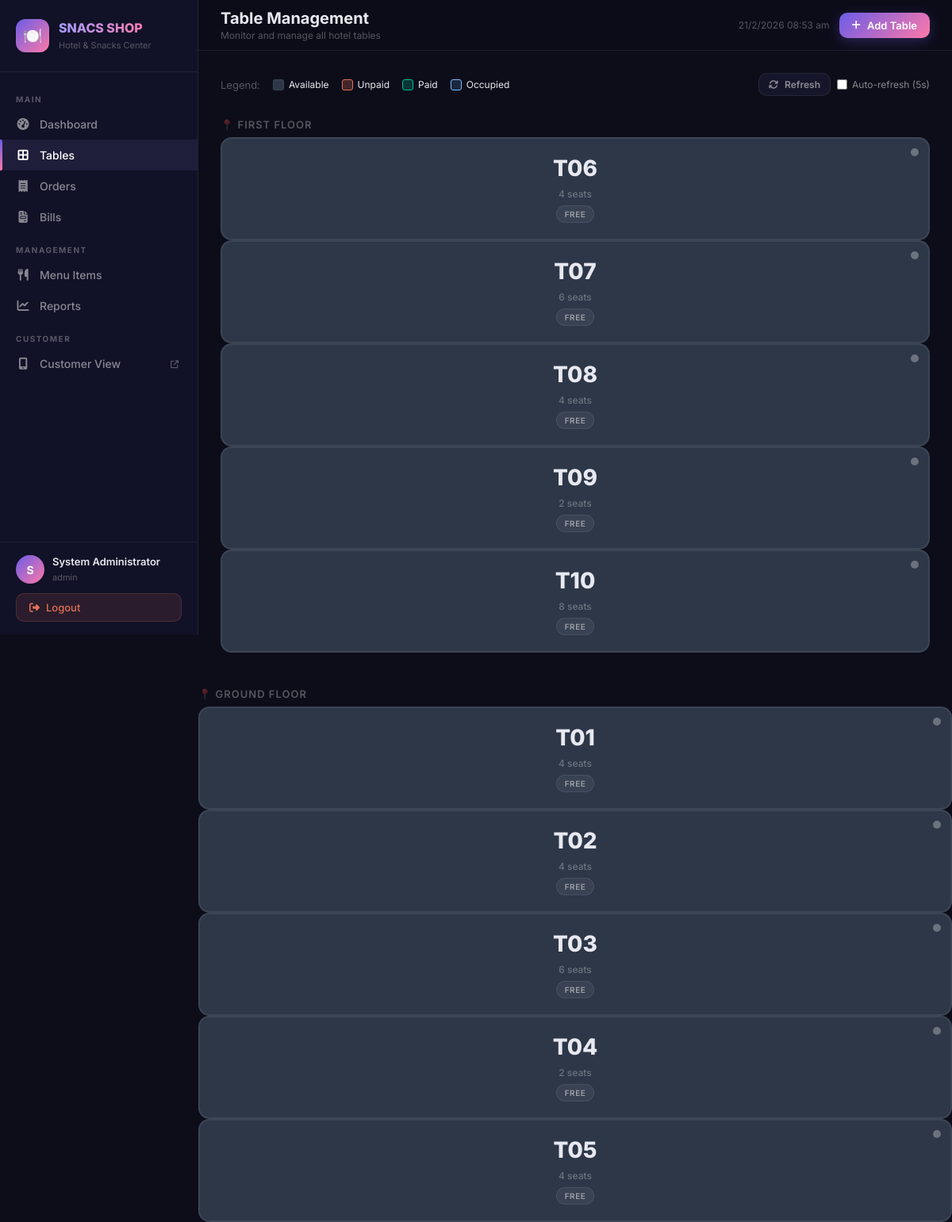
Screenshot of /admin/tables.php (signed in) with the database file from the repository.
### tables this page shows
CREATE TABLE `tables` (
  `id` INT(11) NOT NULL AUTO_INCREMENT,
  `table_number` VARCHAR(20) NOT NULL,
  `capacity` INT(11) NOT NULL DEFAULT 4,
  `status` ENUM('available','occupied','reserved') NOT NULL DEFAULT 'available',
  `floor` VARCHAR(50) DEFAULT 'Ground Floor',
  `is_active` TINYINT(1) NOT NULL DEFAULT 1,
  `created_at` TIMESTAMP NOT NULL DEFAULT CURRENT_TIMESTAMP,
  PRIMARY KEY (`id`),
  UNIQUE KEY `table_number` (`table_number`)
);

### config/database.php (called while the page is built, shortened)
<?php
class Database {
    private static $instance = null;
    private $pdo;
    private function __construct() {
        $dsn = "mysql:host=" . DB_HOST . ";dbname=" . DB_NAME . ";charset=" . DB_CHARSET;
        $options = [
            PDO::ATTR_ERRMODE            => PDO::ERRMODE_EXCEPTION,
            PDO::ATTR_DEFAULT_FETCH_MODE => PDO::FETCH_ASSOC,
            PDO::ATTR_EMULATE_PREPARES   => false,
        ];
        try {
            $this->pdo = new PDO($dsn, DB_USER, DB_PASS, $options);
        } catch (PDOException $e) {
            die(json_encode(['error' => 'Database connection failed: ' . $e->getMessage()]));
        }
    }
    public static function getInstance() {
        if (self::$instance === null) {
            self::$instance = new self();
        }
        return self::$instance;
    }
    public function query($sql, $params = []) {
        $stmt = $this->pdo->prepare($sql);
        $stmt->execute($params);
        return $stmt;
    }
    public function fetchAll($sql, $params = []) {
        return $this->query($sql, $params)->fetchAll();
    }
}
function db() {
    return Database::getInstance();
}

### admin/tables.php (the view, shortened to what this page needs)
<?php
$topbarActions = '<a href="javascript:void(0)" onclick="openAddTableModal()" class="topbar-btn btn-primary"><i class="fa fa-plus"></i> Add Table</a>';
$tables = db()->fetchAll("
    SELECT t.*,
           b.id as bill_id,
           b.bill_number,
           b.payment_status,
           b.total_amount,
           b.customer_name,
           b.customer_mobile,
           o.id as order_id,
           o.order_number,
           (SELECT COUNT(*) FROM order_items oi WHERE oi.order_id = o.id) as item_count
    FROM tables t
    LEFT JOIN bills b ON t.id = b.table_id AND b.payment_status IN ('initiated','pending')
    LEFT JOIN orders o ON b.order_id = o.id
    WHERE t.is_active = 1
    ORDER BY t.floor, t.table_number
");
include __DIR__ . '/partials/header.php';
?>
<div style="display:flex;gap:16px;align-items:center;margin-bottom:20px;flex-wrap:wrap">
    <span style="font-size:13px;color:var(--text-muted)">Legend:</span>
    <span style="display:flex;align-items:center;gap:6px;font-size:12px"><span style="width:14px;height:14px;border-radius:3px;background:var(--table-available);border:1px solid var(--border);display:inline-block"></span>Available</span>
    <span style="display:flex;align-items:center;gap:6px;font-size:12px"><span style="width:14px;height:14px;border-radius:3px;background:rgba(225,112,85,0.25);border:1px solid var(--danger);display:inline-block"></span>Unpaid</span>
    <span style="display:flex;align-items:center;gap:6px;font-size:12px"><span style="width:14px;height:14px;border-radius:3px;background:rgba(0,184,148,0.25);border:1px solid var(--success);display:inline-block"></span>Paid</span>
    <span style="display:flex;align-items:center;gap:6px;font-size:12px"><span style="width:14px;height:14px;border-radius:3px;background:rgba(116,185,255,0.15);border:1px solid var(--info);display:inline-block"></span>Occupied</span>
    <div style="margin-left:auto;display:flex;gap:8px">
        <button class="topbar-btn btn-secondary btn-sm" onclick="autoRefreshTables()"><i class="fa fa-arrows-rotate"></i> Refresh</button>
        <label style="display:flex;align-items:center;gap:6px;font-size:12px;cursor:pointer;color:var(--text-secondary)">
            <input type="checkbox" id="autoRefresh" onchange="toggleAutoRefresh(this.checked)" style="accent-color:var(--primary)"> Auto-refresh (5s)
        </label>
    </div>
</div>
<div class="tables-grid" id="tablesGrid">
<?php
$currentFloor = '';
foreach ($tables as $t):
    if ($t['floor'] !== $currentFloor) {
        $currentFloor = $t['floor'];
?>
</div>
<div style="grid-column:1/-1;margin-bottom:8px;margin-top:<?= $currentFloor==$tables[0]['floor']?'0':'16px' ?>">
    <h3 style="font-size:13px;color:var(--text-muted);font-weight:600;text-transform:uppercase;letter-spacing:1px">📍 <?= $currentFloor ?></h3>
</div>
<?php } ?>
<?php
    $statusClass = '';
?>
<div class="table-card <?= $statusClass ?>" onclick="openTableBill(<?= $t['id'] ?>, '<?= $t['table_number'] ?>', '<?= $t['floor'] ?>')" title="<?= $t['table_number'] ?> — <?= $t['floor'] ?>">
    <div class="table-status-dot"></div>
    <div class="table-number"><?= $t['table_number'] ?></div>
    <div class="table-label"><?= $t['capacity'] ?> seats</div>
    <?php if ($t['payment_status']): ?>
    <div style="margin-top:6px"><span class="badge badge-<?= $t['payment_status'] ?>" style="font-size:10px"><?= ucfirst($t['payment_status']) ?></span></div>
    <?php else: ?>
    <div style="margin-top:6px"><span class="badge badge-available" style="font-size:10px">Free</span></div>
    <?php endif; ?>
</div>
<?php endforeach; ?>
</div>
<?php include __DIR__ . '/partials/footer.php'; ?>

### assets/css/admin.css (style rules this page uses)
:root { --primary: #6c5ce7; --primary-light: #a29bfe; --accent: #fd79a8; --success: #00b894; --warning: #fdcb6e; --danger: #e17055; --info: #74b9ff; --bg-dark: #0d0d1a; --bg-card: #16162a; --bg-sidebar: #111127; --bg-hover: #1e1e3a; --border: rgba(255,255,255,0.07); --text-primary: #e8e8f0; --text-secondary: rgba(255,255,255,0.5); --text-muted: rgba(255,255,255,0.3); --sidebar-width: 250px; --header-height: 64px; --border-radius: 12px; --shadow: 0 4px 24px rgba(0,0,0,0.3); --table-available: #2d3748; --table-unpaid: rgba(225,112,85,0.15); --table-paid: rgba(0,184,148,0.15); --table-unpaid-border: #e17055; --table-paid-border: #00b894; }
* { margin: 0; padding: 0; box-sizing: border-box; }
body { font-family: 'Inter', sans-serif; background: var(--bg-dark); color: var(--text-primary); min-height: 100vh; overflow-x: hidden; }
.topbar-btn { display: inline-flex; align-items: center; gap: 8px; padding: 8px 16px; border-radius: 10px; font-size: 13px; font-weight: 600; cursor: pointer; border: none; transition: all 0.2s; font-family: 'Inter', sans-serif; text-decoration: none; }
.btn-primary { background: linear-gradient(135deg, var(--primary), var(--accent)); color: #fff; box-shadow: 0 4px 15px rgba(108,92,231,0.3); }
.btn-secondary { background: var(--bg-card); color: var(--text-secondary); border: 1px solid var(--border); }
.btn-sm { padding: 6px 12px; font-size: 12px; }
.badge { display: inline-flex; align-items: center; gap: 5px; padding: 4px 10px; border-radius: 20px; font-size: 11px; font-weight: 600; text-transform: uppercase; letter-spacing: 0.5px; }
.badge-available { background: rgba(255,255,255,0.06); color: var(--text-secondary); border: 1px solid var(--border); }
.tables-grid { display: grid; grid-template-columns: repeat(auto-fill, minmax(160px, 1fr)); gap: 16px; padding: 4px; }
.table-card { background: var(--table-available); border: 2px solid var(--border); border-radius: 14px; padding: 20px 16px; text-align: center; cursor: pointer; transition: all 0.25s; position: relative; }
.table-number { font-size: 28px; font-weight: 800; margin-bottom: 8px; }
.table-label { font-size: 12px; color: var(--text-muted); font-weight: 500; }
.table-status-dot { position: absolute; top: 12px; right: 12px; width: 10px; height: 10px; border-radius: 50%; background: var(--text-muted); }

### rows the page displays
tables: floor "FIRST FLOOR", table_number "T06", capacity "4"
tables: table_number "T07", capacity "6"
tables: table_number "T08", capacity "4"
tables: table_number "T09", capacity "2"
tables: table_number "T10", capacity "8"
tables: floor "GROUND FLOOR", table_number "T01", capacity "4"
tables: table_number "T02", capacity "4"
tables: table_number "T03", capacity "6"
tables: table_number "T04", capacity "2"
tables: table_number "T05", capacity "4"

### other values shown
APP_NAME "SNACS SHOP"
APP_TAGLINE "Hotel & Snacks Center"
substr($admin['full_name'] ?? 'A', 0, 1) "S"
$admin['full_name'] "System Administrator"
$admin['role'] "admin"
$pageTitle "Table Management"
$pageSubtitle "Monitor and manage all hotel tables"
